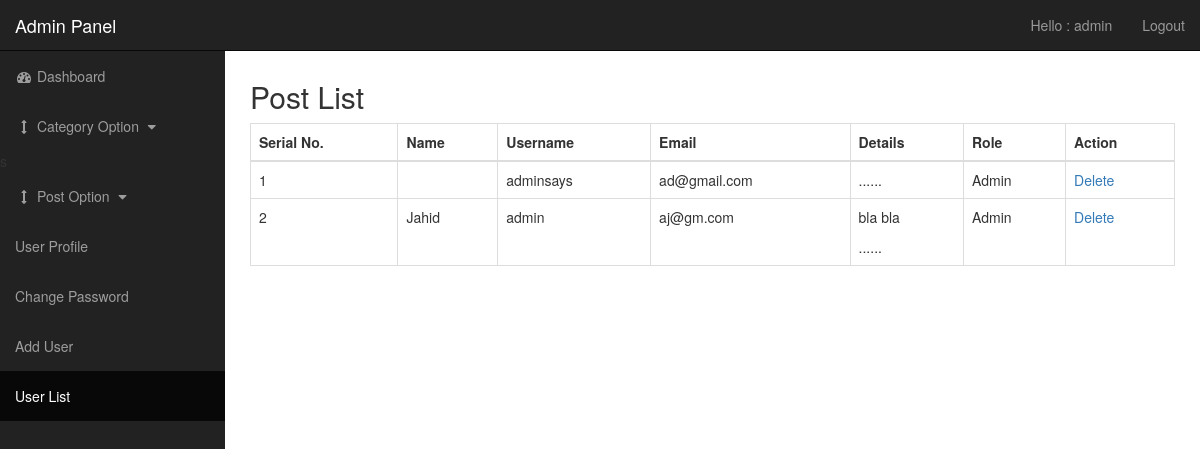
The app's page /admin/userlist.php (signed in) with its own data.
### tables this page shows
CREATE TABLE `tbl_user` (
  `id` int(11) NOT NULL,
  `name` varchar(255) NOT NULL,
  `username` varchar(50) NOT NULL,
  `password` varchar(256) NOT NULL,
  `email` varchar(255) NOT NULL,
  `details` text NOT NULL,
  `role` int(11) NOT NULL
);

### lib/Session.php (called while the page is built, shortened)
<?php
	class Session
	{
		public static function get($key){
			if(isset($_SESSION[$key])){
				return $_SESSION[$key];
		}else{
			return false;
		}
	}
}
 ?>

### lib/Database.php (called while the page is built, shortened)
<?php
Class Database{
	public $host   = DB_HOST;
	public $user   = DB_USER;
	public $pass   = DB_PASS;
	public $dbname = DB_NAME;
	public $link;
	private function connectDB(){
	$this->link = new mysqli($this->host, $this->user, $this->pass, $this->dbname);
 }
	public function select($query){
		$result = $this->link->query($query) or die($this->link->error.__LINE__);
		if($result->num_rows > 0){
			return $result;
		} else {
			return false;
		}
	}
}

### helpers/Format.php (called while the page is built, shortened)
<?php
class Format{
	public function textShorten($text,$limit=400){
		$text = $text. " ";
		$text = substr($text, 0, $limit);
		$text = substr($text, 0, strrpos($text,' '));
		$text = $text."......";
		return $text;
	}
}
?>

### admin/userlist.php (the view, shortened to what this page needs)
<?php include 'inc/header.php'; ?>
<?php include 'inc/sidebar.php'; ?>
 <div id="page-wrapper">
            <div class="container-fluid">
                <div class="row">
                 <div class="col-md-12">
        <h2>Post List</h2>
            <table class="table table-bordered" id="example">
			<thead>
				<tr>
					<th>Serial No.</th>
					<th>Name</th>
                    <th>Username</th>
                    <th>Email</th>
                    <th>Details</th>
                    <th>Role</th>
                    <?php if(Session::get('userRole')=='0'){ ?>
					<th>Action</th>
                    <?php } ?>
				</tr>
			</thead>
			<tbody>
			<?php
				$query = "SELECT * FROM tbl_user ORDER BY id desc";
				$alluser = $db->select($query);
				if ($alluser) {
				$i=0;
				while ($result = $alluser->fetch_assoc()) {
				$i++;
			 ?>
				<tr class="odd gradeX">
					<td><?php echo $i; ?></td>
                    <td><?php echo $result['name']; ?></td>
                    <td><?php echo $result['username']; ?></td>
                    <td><?php echo $result['email']; ?></td>
                    <td><?php echo $fm->textShorten($result['details']); ?></td>
					<td><?php
                    if($result['role'] == '0'){
                        echo "Admin";
                    }elseif($result['role'] == '1'){
                        echo "Author";
                    }elseif($result['role'] == '2'){
                        echo "Editor";
                    }
                     ?>
                    </td>
                    <?php if(Session::get('userRole')=='0'){ ?>
					<td>
                        <?php if(Session::get('userRole')=='0') { ?>
                      <a onclick="return confirm('Are you sure to delete');" href="?deluser=<?php echo $result['id']; ?>">Delete</a></td>
                     <?php } ?>
                     <?php } ?>
				</tr>
			<?php } }  ?>
			</tbody>
		</table>
       </div>
            </div>
        </div>
        </div>
       <?php include 'inc/footer.php'; ?>

### admin/css/sb-admin.css (style rules this page uses)
body { margin-top: 100px; background-color: #222; }
@media (min-width:768px) { body { margin-top: 50px; } }
#page-wrapper { width: 100%; padding: 0; background-color: #fff; }
@media (min-width:768px) { #page-wrapper { padding: 10px; } }
body { background: white; }

### records on screen
tbl_user: username "adminsays", email "ad@gmail.com", details "......", role "Admin"
tbl_user: name "Jahid", username "admin", email "aj@gm.com", details "bla bla ......", role "Admin"

### other values on screen
Session::get('username') "admin"
